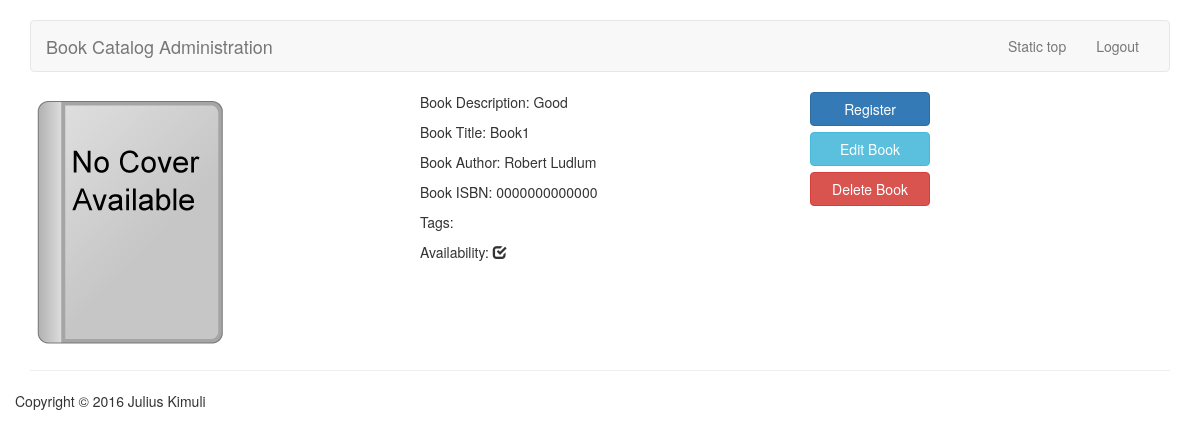
Before: /catalog/book/4 with the older database file.
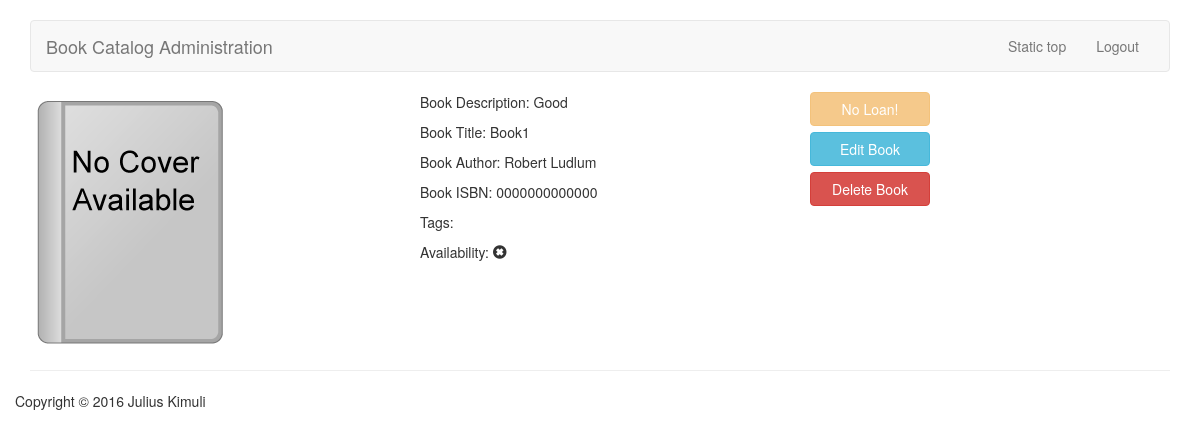
After: the same page with the newer database file.
### catalog/views.py (the view)
# urls.py: path('book/<int:pk>', views.BookDetailView.as_view(), name='book_detail'),
class BookDetailView(DetailView):
    model = Book
    context_object_name = 'book'
    template_name = 'catalog/book/detail.html'

### catalog/models.py (called while the page is built)
    def __str__(self):
        return '%s  %s' % (self.first_name,self.last_name)

    def display_genres(self):
        return ', '.join([genre.name for genre in self.genres.all()])

### catalog/templates/catalog/book/detail.html (shortened to what this page needs)
{% extends 'catalog/base.html'%}
{%block content%}
<div class='col-md-4'>
    <img src="{{book.image.url}}">
</div>
<div class='col-md-4'>
    <p> Book Description: {{book.summary}} </p>
    <p> Book Title: {{book.title}}</p>
    <p> Book Author: {{book.author}}</p>
    <p> Book ISBN: {{book.isbn}}</p>
    <p> Tags: {{book.display_genres}}</p>
    <p> Availability:
       {%if book.is_available %}
       <span class='glyphicon glyphicon-check' aria-hidden="true"></span>
       {%else%}
       <span class='glyphicon glyphicon-remove-sign' aria-hidden="true"></span>
       {%endif%}
    </p>
</div>
<div class='col-md-4'>
    {%if book.is_available%}
       {%if user.is_authenticated%}
        <a href="#" class="btn btn-primary col-md-4" role="button">Lend Book</a>
       {%else%}
       <a href="#" class="btn btn-primary col-md-4" role="button">Register</a>
       {%endif%}
    {%else%}
        <a href="#" class="btn btn-primary col-md-4 disabled btn-warning" role="button">No Loan!</a>
    {%endif%}
    <br/> <br/>
    <a href="{%url 'catalog:book_edit' book.id %}" class="btn btn-info col-md-4" role="button">Edit Book</a>
    <br/> <br/>
    <a href="{%url 'catalog:book_delete' book.id %}" class="btn btn-danger col-md-4" role="button">Delete Book</a>
</div>
{%endblock%}

Changed rows visible on the page:
changed Book "Good": is_available True → False (drawn)
Other visible differences:
text no longer shown: "Register"
text now shown: "No Loan!"
